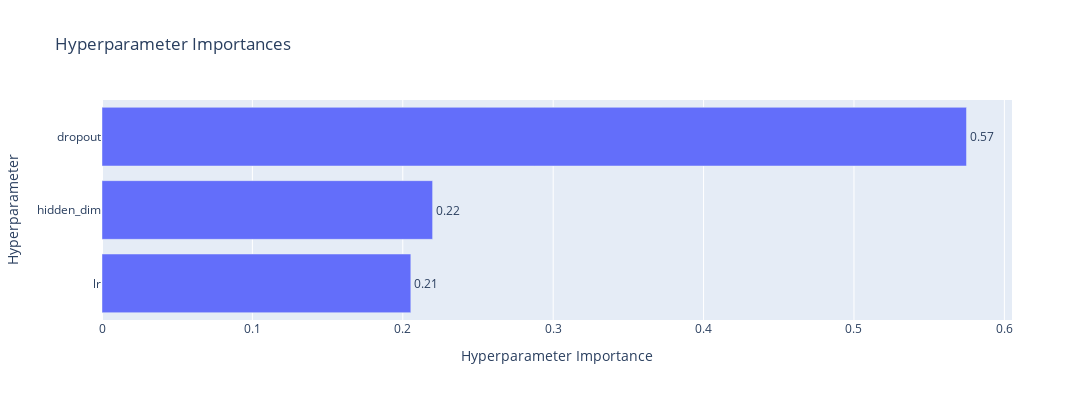
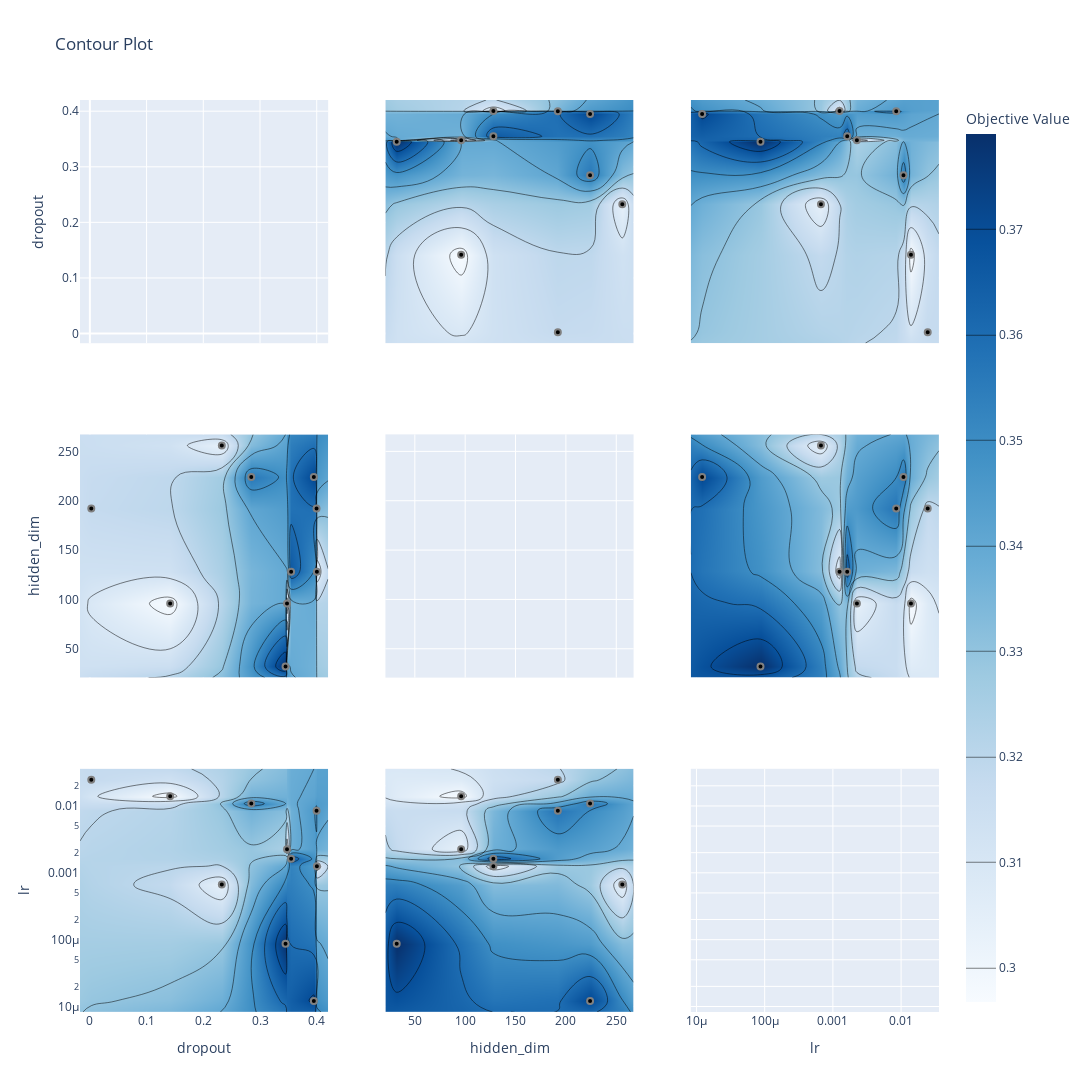

The notebook cell these images were saved under, in order:
### Code cell
# Plot parameter importances
param_importances_fig: Figure = plot_param_importances(study)
param_fig: Figure = plot_param_importances(study)
param_fig.update_layout(autosize = False,
                        width = 1200,
                        height = 400
                        )
param_fig.show()

# Plot contour
contour_fig: Figure = plot_contour(study)
contour_fig.update_layout(autosize = False,
                          width = 1200,
                          height = 1200
                          )
contour_fig.show()

### Figure 1 — Plotly figure (JSON) as saved in the notebook; plotly's stock layout.template omitted (floating-point values rounded to 4 significant figures)
{"data": [{"cliponaxis": false, "hovertemplate": ["lr (FloatDistribution): 0.2053417292673471<extra></extra>", "hidden_dim (IntDistribution): 0.2198320517755<extra></extra>", "dropout (FloatDistribution): 0.5748262189571529<extra></extra>"], "name": "Objective Value", "orientation": "h", "text": ["0.21", "0.22", "0.57"], "textposition": "outside", "type": "bar", "x": [0.2053, 0.2198, 0.5748], "y": ["lr", "hidden_dim", "dropout"]}], "layout": {"autosize": false, "height": 400, "title": {"text": "Hyperparameter Importances"}, "width": 1200, "xaxis": {"title": {"text": "Hyperparameter Importance"}}, "yaxis": {"title": {"text": "Hyperparameter"}}}}

### Figure 2 — Plotly figure (JSON) as saved in the notebook; plotly's stock layout.template omitted (floating-point values rounded to 4 significant figures; data arrays with more than 128 entries replaced by an {"elided": "..."} marker saying what was removed)
{"data": [{"type": "scatter", "xaxis": "x", "yaxis": "y"}, {"colorbar": {"title": {"text": "Objective Value"}}, "colorscale": [[0, "rgb(247,251,255)"], [0.125, "rgb(222,235,247)"], [0.25, "rgb(198,219,239)"], [0.375, "rgb(158,202,225)"], [0.5, "rgb(107,174,214)"], [0.625, "rgb(66,146,198)"], [0.75, "rgb(33,113,181)"], [0.875, "rgb(8,81,156)"], [1, "rgb(8,48,107)"]], "connectgaps": true, "contours": {"coloring": "heatmap"}, "hoverinfo": "none", "line": {"smoothing": 1.3}, "reversescale": false, "showscale": true, "type": "contour", "x": [-0.01739, 0.002496, 0.1416, 0.2327, 0.2846, 0.345, 0.3476, 0.3549, 0.3949, 0.3997, 0.4003, 0.4202], "xaxis": "x4", "y": [20.8, 32, 96, 128, 192, 224, 256, 267.2], "yaxis": "y4", "z": [[NaN, NaN, NaN, NaN, NaN, NaN, NaN, NaN, NaN, NaN, NaN, NaN], [NaN, NaN, NaN, NaN, NaN, 0.379, NaN, NaN, NaN, NaN, NaN, NaN], [NaN, NaN, 0.2968, NaN, NaN, NaN, 0.3036, NaN, NaN, NaN, NaN, NaN], [NaN, NaN, NaN, NaN, NaN, NaN, NaN, 0.366, NaN, NaN, 0.3045, NaN], [NaN, 0.3176, NaN, NaN, NaN, NaN, NaN, NaN, NaN, 0.3571, NaN, NaN], [NaN, NaN, NaN, NaN, 0.3561, NaN, NaN, NaN, 0.3715, NaN, NaN, NaN], [NaN, NaN, NaN, 0.3036, NaN, NaN, NaN, NaN, NaN, NaN, NaN, NaN], [NaN, NaN, NaN, NaN, NaN, NaN, NaN, NaN, NaN, NaN, NaN, NaN]]}, {"marker": {"color": "black", "line": {"color": "Gray", "width": 2}}, "mode": "markers", "name": "Feasible Trial", "showlegend": false, "type": "scatter", "x": [0.345, 0.2846, 0.4003, 0.3549, 0.3476, 0.1416, 0.002496, 0.3997, 0.2327, 0.3949], "xaxis": "x4", "y": [32, 224, 128, 128, 96, 96, 192, 192, 256, 224], "yaxis": "y4"}, {"colorbar": {"title": {"text": "Objective Value"}}, "colorscale": [[0, "rgb(247,251,255)"], [0.125, "rgb(222,235,247)"], [0.25, "rgb(198,219,239)"], [0.375, "rgb(158,202,225)"], [0.5, "rgb(107,174,214)"], [0.625, "rgb(66,146,198)"], [0.75, "rgb(33,113,181)"], [0.875, "rgb(8,81,156)"], [1, "rgb(8,48,107)"]], "connectgaps": true, "contours": {"coloring": "heatmap"}, "hoverinfo": "none", "line": {"smoothing": 1.3}, "reversescale": false, "showscale": false, "type": "contour", "x": [-0.01739, 0.002496, 0.1416, 0.2327, 0.2846, 0.345, 0.3476, 0.3549, 0.3949, 0.3997, 0.4003, 0.4202], "xaxis": "x7", "y": [8.275e-06, 1.211e-05, 8.685e-05, 0.0006683, 0.001252, 0.001622, 0.00225, 0.008477, 0.01083, 0.01394, 0.02456, 0.03594], "yaxis": "y7", "z": {"elided": "12x12 float values"}}, {"marker": {"color": "black", "line": {"color": "Gray", "width": 2}}, "mode": "markers", "name": "Feasible Trial", "showlegend": false, "type": "scatter", "x": [0.345, 0.2846, 0.4003, 0.3549, 0.3476, 0.1416, 0.002496, 0.3997, 0.2327, 0.3949], "xaxis": "x7", "y": [8.685e-05, 0.01083, 0.001252, 0.001622, 0.00225, 0.01394, 0.02456, 0.008477, 0.0006683, 1.211e-05], "yaxis": "y7"}, {"colorbar": {"title": {"text": "Objective Value"}}, "colorscale": [[0, "rgb(247,251,255)"], [0.125, "rgb(222,235,247)"], [0.25, "rgb(198,219,239)"], [0.375, "rgb(158,202,225)"], [0.5, "rgb(107,174,214)"], [0.625, "rgb(66,146,198)"], [0.75, "rgb(33,113,181)"], [0.875, "rgb(8,81,156)"], [1, "rgb(8,48,107)"]], "connectgaps": true, "contours": {"coloring": "heatmap"}, "hoverinfo": "none", "line": {"smoothing": 1.3}, "reversescale": false, "showscale": false, "type": "contour", "x": [20.8, 32, 96, 128, 192, 224, 256, 267.2], "xaxis": "x2", "y": [-0.01739, 0.002496, 0.1416, 0.2327, 0.2846, 0.345, 0.3476, 0.3549, 0.3949, 0.3997, 0.4003, 0.4202], "yaxis": "y2", "z": [[NaN, NaN, NaN, NaN, NaN, NaN, NaN, NaN], [NaN, NaN, NaN, NaN, 0.3176, NaN, NaN, NaN], [NaN, NaN, 0.2968, NaN, NaN, NaN, NaN, NaN], [NaN, NaN, NaN, NaN, NaN, NaN, 0.3036, NaN], [NaN, NaN, NaN, NaN, NaN, 0.3561, NaN, NaN], [NaN, 0.379, NaN, NaN, NaN, NaN, NaN, NaN], [NaN, NaN, 0.3036, NaN, NaN, NaN, NaN, NaN], [NaN, NaN, NaN, 0.366, NaN, NaN, NaN, NaN], [NaN, NaN, NaN, NaN, NaN, 0.3715, NaN, NaN], [NaN, NaN, NaN, NaN, 0.3571, NaN, NaN, NaN], [NaN, NaN, NaN, 0.3045, NaN, NaN, NaN, NaN], [NaN, NaN, NaN, NaN, NaN, NaN, NaN, NaN]]}, {"marker": {"color": "black", "line": {"color": "Gray", "width": 2}}, "mode": "markers", "name": "Feasible Trial", "showlegend": false, "type": "scatter", "x": [32, 224, 128, 128, 96, 96, 192, 192, 256, 224], "xaxis": "x2", "y": [0.345, 0.2846, 0.4003, 0.3549, 0.3476, 0.1416, 0.002496, 0.3997, 0.2327, 0.3949], "yaxis": "y2"}, {"type": "scatter", "xaxis": "x5", "yaxis": "y5"}, {"colorbar": {"title": {"text": "Objective Value"}}, "colorscale": [[0, "rgb(247,251,255)"], [0.125, "rgb(222,235,247)"], [0.25, "rgb(198,219,239)"], [0.375, "rgb(158,202,225)"], [0.5, "rgb(107,174,214)"], [0.625, "rgb(66,146,198)"], [0.75, "rgb(33,113,181)"], [0.875, "rgb(8,81,156)"], [1, "rgb(8,48,107)"]], "connectgaps": true, "contours": {"coloring": "heatmap"}, "hoverinfo": "none", "line": {"smoothing": 1.3}, "reversescale": false, "showscale": false, "type": "contour", "x": [20.8, 32, 96, 128, 192, 224, 256, 267.2], "xaxis": "x8", "y": [8.275e-06, 1.211e-05, 8.685e-05, 0.0006683, 0.001252, 0.001622, 0.00225, 0.008477, 0.01083, 0.01394, 0.02456, 0.03594], "yaxis": "y8", "z": [[NaN, NaN, NaN, NaN, NaN, NaN, NaN, NaN], [NaN, NaN, NaN, NaN, NaN, 0.3715, NaN, NaN], [NaN, 0.379, NaN, NaN, NaN, NaN, NaN, NaN], [NaN, NaN, NaN, NaN, NaN, NaN, 0.3036, NaN], [NaN, NaN, NaN, 0.3045, NaN, NaN, NaN, NaN], [NaN, NaN, NaN, 0.366, NaN, NaN, NaN, NaN], [NaN, NaN, 0.3036, NaN, NaN, NaN, NaN, NaN], [NaN, NaN, NaN, NaN, 0.3571, NaN, NaN, NaN], [NaN, NaN, NaN, NaN, NaN, 0.3561, NaN, NaN], [NaN, NaN, 0.2968, NaN, NaN, NaN, NaN, NaN], [NaN, NaN, NaN, NaN, 0.3176, NaN, NaN, NaN], [NaN, NaN, NaN, NaN, NaN, NaN, NaN, NaN]]}, {"marker": {"color": "black", "line": {"color": "Gray", "width": 2}}, "mode": "markers", "name": "Feasible Trial", "showlegend": false, "type": "scatter", "x": [32, 224, 128, 128, 96, 96, 192, 192, 256, 224], "xaxis": "x8", "y": [8.685e-05, 0.01083, 0.001252, 0.001622, 0.00225, 0.01394, 0.02456, 0.008477, 0.0006683, 1.211e-05], "yaxis": "y8"}, {"colorbar": {"title": {"text": "Objective Value"}}, "colorscale": [[0, "rgb(247,251,255)"], [0.125, "rgb(222,235,247)"], [0.25, "rgb(198,219,239)"], [0.375, "rgb(158,202,225)"], [0.5, "rgb(107,174,214)"], [0.625, "rgb(66,146,198)"], [0.75, "rgb(33,113,181)"], [0.875, "rgb(8,81,156)"], [1, "rgb(8,48,107)"]], "connectgaps": true, "contours": {"coloring": "heatmap"}, "hoverinfo": "none", "line": {"smoothing": 1.3}, "reversescale": false, "showscale": false, "type": "contour", "x": [8.275e-06, 1.211e-05, 8.685e-05, 0.0006683, 0.001252, 0.001622, 0.00225, 0.008477, 0.01083, 0.01394, 0.02456, 0.03594], "xaxis": "x3", "y": [-0.01739, 0.002496, 0.1416, 0.2327, 0.2846, 0.345, 0.3476, 0.3549, 0.3949, 0.3997, 0.4003, 0.4202], "yaxis": "y3", "z": {"elided": "12x12 float values"}}, {"marker": {"color": "black", "line": {"color": "Gray", "width": 2}}, "mode": "markers", "name": "Feasible Trial", "showlegend": false, "type": "scatter", "x": [8.685e-05, 0.01083, 0.001252, 0.001622, 0.00225, 0.01394, 0.02456, 0.008477, 0.0006683, 1.211e-05], "xaxis": "x3", "y": [0.345, 0.2846, 0.4003, 0.3549, 0.3476, 0.1416, 0.002496, 0.3997, 0.2327, 0.3949], "yaxis": "y3"}, {"colorbar": {"title": {"text": "Objective Value"}}, "colorscale": [[0, "rgb(247,251,255)"], [0.125, "rgb(222,235,247)"], [0.25, "rgb(198,219,239)"], [0.375, "rgb(158,202,225)"], [0.5, "rgb(107,174,214)"], [0.625, "rgb(66,146,198)"], [0.75, "rgb(33,113,181)"], [0.875, "rgb(8,81,156)"], [1, "rgb(8,48,107)"]], "connectgaps": true, "contours": {"coloring": "heatmap"}, "hoverinfo": "none", "line": {"smoothing": 1.3}, "reversescale": false, "showscale": false, "type": "contour", "x": [8.275e-06, 1.211e-05, 8.685e-05, 0.0006683, 0.001252, 0.001622, 0.00225, 0.008477, 0.01083, 0.01394, 0.02456, 0.03594], "xaxis": "x6", "y": [20.8, 32, 96, 128, 192, 224, 256, 267.2], "yaxis": "y6", "z": [[NaN, NaN, NaN, NaN, NaN, NaN, NaN, NaN, NaN, NaN, NaN, NaN], [NaN, NaN, 0.379, NaN, NaN, NaN, NaN, NaN, NaN, NaN, NaN, NaN], [NaN, NaN, NaN, NaN, NaN, NaN, 0.3036, NaN, NaN, 0.2968, NaN, NaN], [NaN, NaN, NaN, NaN, 0.3045, 0.366, NaN, NaN, NaN, NaN, NaN, NaN], [NaN, NaN, NaN, NaN, NaN, NaN, NaN, 0.3571, NaN, NaN, 0.3176, NaN], [NaN, 0.3715, NaN, NaN, NaN, NaN, NaN, NaN, 0.3561, NaN, NaN, NaN], [NaN, NaN, NaN, 0.3036, NaN, NaN, NaN, NaN, NaN, NaN, NaN, NaN], [NaN, NaN, NaN, NaN, NaN, NaN, NaN, NaN, NaN, NaN, NaN, NaN]]}, {"marker": {"color": "black", "line": {"color": "Gray", "width": 2}}, "mode": "markers", "name": "Feasible Trial", "showlegend": false, "type": "scatter", "x": [8.685e-05, 0.01083, 0.001252, 0.001622, 0.00225, 0.01394, 0.02456, 0.008477, 0.0006683, 1.211e-05], "xaxis": "x6", "y": [32, 224, 128, 128, 96, 96, 192, 192, 256, 224], "yaxis": "y6"}, {"type": "scatter", "xaxis": "x9", "yaxis": "y9"}], "layout": {"autosize": false, "height": 1200, "title": {"text": "Contour Plot"}, "width": 1200, "xaxis": {"anchor": "y", "domain": [0, 0.2889], "matches": "x7", "range": [-0.01739, 0.4202], "showticklabels": false}, "xaxis2": {"anchor": "y2", "domain": [0.3556, 0.6444], "matches": "x8", "range": [20.8, 267.2], "showticklabels": false}, "xaxis3": {"anchor": "y3", "domain": [0.7111, 1], "matches": "x9", "range": [-5.082, -1.444], "showticklabels": false, "type": "log"}, "xaxis4": {"anchor": "y4", "domain": [0, 0.2889], "matches": "x7", "range": [-0.01739, 0.4202], "showticklabels": false}, "xaxis5": {"anchor": "y5", "domain": [0.3556, 0.6444], "matches": "x8", "range": [20.8, 267.2], "showticklabels": false}, "xaxis6": {"anchor": "y6", "domain": [0.7111, 1], "matches": "x9", "range": [-5.082, -1.444], "showticklabels": false, "type": "log"}, "xaxis7": {"anchor": "y7", "domain": [0, 0.2889], "range": [-0.01739, 0.4202], "title": {"text": "dropout"}}, "xaxis8": {"anchor": "y8", "domain": [0.3556, 0.6444], "range": [20.8, 267.2], "title": {"text": "hidden_dim"}}, "xaxis9": {"anchor": "y9", "domain": [0.7111, 1], "range": [-5.082, -1.444], "title": {"text": "lr"}, "type": "log"}, "yaxis": {"anchor": "x", "domain": [0.7333, 1], "range": [-0.01739, 0.4202], "title": {"text": "dropout"}}, "yaxis2": {"anchor": "x2", "domain": [0.7333, 1], "matches": "y", "range": [-0.01739, 0.4202], "showticklabels": false}, "yaxis3": {"anchor": "x3", "domain": [0.7333, 1], "matches": "y", "range": [-0.01739, 0.4202], "showticklabels": false}, "yaxis4": {"anchor": "x4", "domain": [0.3667, 0.6333], "range": [20.8, 267.2], "title": {"text": "hidden_dim"}}, "yaxis5": {"anchor": "x5", "domain": [0.3667, 0.6333], "matches": "y4", "range": [20.8, 267.2], "showticklabels": false}, "yaxis6": {"anchor": "x6", "domain": [0.3667, 0.6333], "matches": "y4", "range": [20.8, 267.2], "showticklabels": false}, "yaxis7": {"anchor": "x7", "domain": [0, 0.2667], "range": [-5.082, -1.444], "title": {"text": "lr"}, "type": "log"}, "yaxis8": {"anchor": "x8", "domain": [0, 0.2667], "matches": "y7", "range": [-5.082, -1.444], "showticklabels": false, "type": "log"}, "yaxis9": {"anchor": "x9", "domain": [0, 0.2667], "matches": "y7", "range": [-5.082, -1.444], "showticklabels": false, "type": "log"}}}
